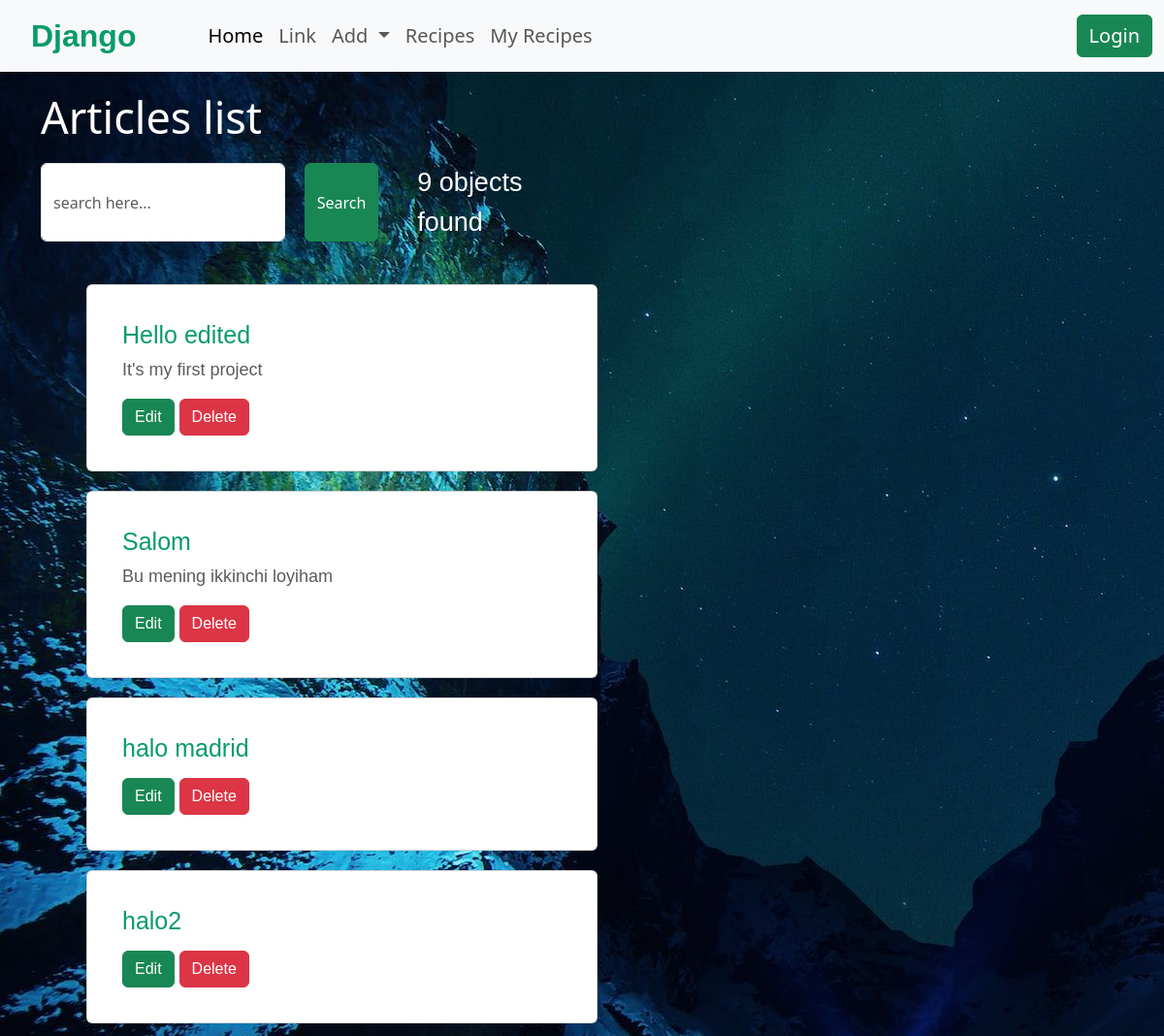
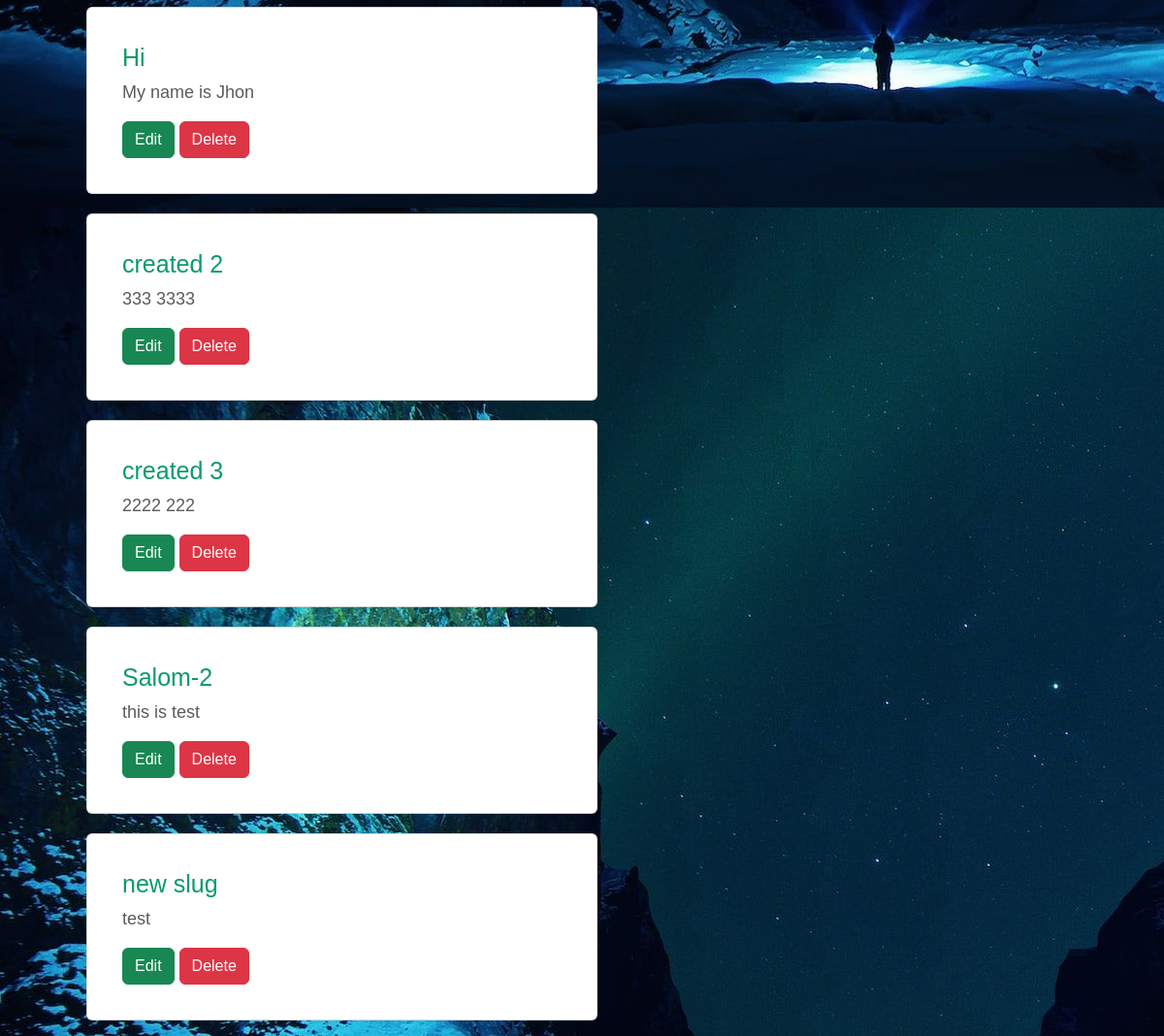
The page / on the database its author committed (2 pictures, top to bottom).
### article/models.py (models this page shows, shortened)
class Article(models.Model):
    title = models.CharField(max_length=255)
    slug = models.SlugField(null=True, unique=True)
    content = models.TextField(null=True,blank=True)
    image = models.ImageField(upload_to="articles/",null=True,blank=True)
    modified_date = models.DateTimeField(auto_now=True)
    created_date = models.DateTimeField(auto_now_add=True)

### article/views.py (the view)
# urls.py: path('', articles_list, name='list'),
def articles_list(request):
    query = request.GET.get('q')
    articles = Article.objects.all()
    if query:
        articles = Article.objects.filter(title__icontains=query)
    context = {
        'object_list':articles,
    }
    return render(request, 'article/index.html',context)

### templates/article/index.html (shortened to what this page needs)
{% extends "base.html" %}
{% load static %}
{% block header %}
<h1 class='top_text'>Articles list</h1>
{% endblock header %}
{% block content %}
        <div class='col-6'>
<form class="d-flex" role="search">
    <input class="form-control md-2" name="q" type="search" autocomplite="off" placeholder="search here..." aria-label="Search">
    <button class="btn btn-success" type="submit" id='search_btn'>Search</button>
    <span id='counter'>{{ object_list.count }} objects found</span>
  </form>
</div>
        <br>
        <div class="contents">
        <ul class='list'>
            {% for object in object_list %}
                <li>
                    <div class="card w-50">
                        <div class="card-body">
                          <h5 class="card-title"><a href="{% url 'article:detail' object.slug %}">{{object.title}}</a>
                          </h5>
                          <p class="card-text opacity-75">{{ object.content }}</p>
                          <a href="{% url 'article:change-form' object.id %}" class="btn btn-success">Edit</a>
                          <a href="{% url 'article:delete' object.id %}" class="btn btn-danger">Delete</a>
                        </div>
                      </div>
                </li>
            {% endfor %}
        </ul>
      </div>
{% endblock  %}

### static/styles/index.css (style rules this page uses)
* { margin: 0; padding: 0; box-sizing: border-box; }
body { background-image:url("/media/jonatan-pie-3l3RwQdHRHg-unsplash.jpg") ; }
.contents { list-style: none; }
#search_btn { margin-left: 20px; }
.top_text { margin-top: 20px; margin-bottom: 20px; font-size: 45px; color: white; }
#counter { font-size: 27px; margin-left: 40px; display: block; width: 400px; font-family: sans-serif; color: white; }
.list { list-style: none; }
.card { background-color: white; padding: 20px; margin-top: 20px; font-family: sans-serif; font-size: 18px; }
.card-title a { text-decoration: none; font-size: 25px; color: rgb(8, 155, 106); }
.list li { margin: 15px; }

### rows shown on the page
Article: title "Hello edited", content "It's my first project"
Article: title "Salom", content "Bu mening ikkinchi loyiham"
Article: title "halo madrid"
Article: title "halo2"
Article: title "Hi", content "My name is Jhon"
Article: title "created 2", content "333 3333"
Article: title "created 3", content "2222 222"
Article: title "Salom-2", content "this is test"
Article: title "new slug", content "test"

### other values the page prints
{{ object_list.count }} "9"
